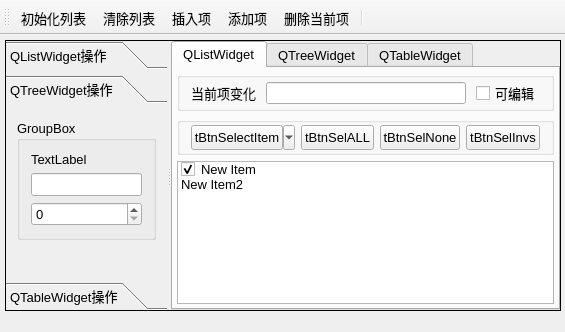
<?xml version="1.0" encoding="UTF-8"?>
<ui version="4.0">
 <class>MainWindow</class>
 <widget class="QMainWindow" name="MainWindow">
  <property name="geometry">
   <rect>
    <x>0</x>
    <y>0</y>
    <width>565</width>
    <height>332</height>
   </rect>
  </property>
  <property name="font">
   <font>
    <pointsize>10</pointsize>
   </font>
  </property>
  <property name="windowTitle">
   <string>QListWidget的使用</string>
  </property>
  <widget class="QWidget" name="centralWidget">
   <widget class="QSplitter" name="splitter">
    <property name="geometry">
     <rect>
      <x>5</x>
      <y>5</y>
      <width>556</width>
      <height>271</height>
     </rect>
    </property>
    <property name="frameShape">
     <enum>QFrame::Box</enum>
    </property>
    <property name="frameShadow">
     <enum>QFrame::Plain</enum>
    </property>
    <property name="lineWidth">
     <number>1</number>
    </property>
    <property name="midLineWidth">
     <number>3</number>
    </property>
    <property name="orientation">
     <enum>Qt::Horizontal</enum>
    </property>
    <property name="opaqueResize">
     <bool>true</bool>
    </property>
    <widget class="QToolBox" name="toolBox">
     <property name="minimumSize">
      <size>
       <width>150</width>
       <height>0</height>
      </size>
     </property>
     <property name="maximumSize">
      <size>
       <width>300</width>
       <height>16777215</height>
      </size>
     </property>
     <property name="currentIndex">
      <number>1</number>
     </property>
     <widget class="QWidget" name="page">
      <property name="geometry">
       <rect>
        <x>0</x>
        <y>0</y>
        <width>144</width>
        <height>181</height>
       </rect>
      </property>
      <attribute name="icon">
       <iconset>
        <normaloff>:/images/icons/410.bmp</normaloff>:/images/icons/410.bmp</iconset>
      </attribute>
      <attribute name="label">
       <string>QListWidget操作</string>
      </attribute>
      <layout class="QGridLayout" name="gridLayout">
       <item row="0" column="0">
        <widget class="QToolButton" name="tBtnListIni">
         <property name="minimumSize">
          <size>
           <width>120</width>
           <height>25</height>
          </size>
         </property>
         <property name="text">
          <string>tBtnListIni</string>
         </property>
         <property name="popupMode">
          <enum>QToolButton::DelayedPopup</enum>
         </property>
         <property name="toolButtonStyle">
          <enum>Qt::ToolButtonTextBesideIcon</enum>
         </property>
         <property name="autoRaise">
          <bool>false</bool>
         </property>
         <property name="arrowType">
          <enum>Qt::NoArrow</enum>
         </property>
        </widget>
       </item>
       <item row="1" column="0">
        <widget class="QToolButton" name="tBtnListClear">
         <property name="minimumSize">
          <size>
           <width>120</width>
           <height>25</height>
          </size>
         </property>
         <property name="text">
          <string>tBtnListClear</string>
         </property>
         <property name="toolButtonStyle">
          <enum>Qt::ToolButtonTextBesideIcon</enum>
         </property>
        </widget>
       </item>
       <item row="2" column="0">
        <widget class="QToolButton" name="tBtnListInsert">
         <property name="minimumSize">
          <size>
           <width>120</width>
           <height>25</height>
          </size>
         </property>
         <property name="text">
          <string>tBtnListInsert</string>
         </property>
         <property name="toolButtonStyle">
          <enum>Qt::ToolButtonTextBesideIcon</enum>
         </property>
        </widget>
       </item>
       <item row="3" column="0">
        <widget class="QToolButton" name="tBtnListAppend">
         <property name="minimumSize">
          <size>
           <width>120</width>
           <height>25</height>
          </size>
         </property>
         <property name="text">
          <string>tBtnListAppend</string>
         </property>
         <property name="toolButtonStyle">
          <enum>Qt::ToolButtonTextBesideIcon</enum>
         </property>
        </widget>
       </item>
       <item row="4" column="0">
        <widget class="QToolButton" name="tBtnListDelete">
         <property name="minimumSize">
          <size>
           <width>120</width>
           <height>25</height>
          </size>
         </property>
         <property name="text">
          <string>tBtnListDelete</string>
         </property>
         <property name="toolButtonStyle">
          <enum>Qt::ToolButtonTextBesideIcon</enum>
         </property>
        </widget>
       </item>
      </layout>
     </widget>
     <widget class="QWidget" name="page_2">
      <property name="geometry">
       <rect>
        <x>0</x>
        <y>0</y>
        <width>150</width>
        <height>167</height>
       </rect>
      </property>
      <attribute name="icon">
       <iconset>
        <normaloff>:/images/icons/408.bmp</normaloff>:/images/icons/408.bmp</iconset>
      </attribute>
      <attribute name="label">
       <string>QTreeWidget操作</string>
      </attribute>
      <layout class="QVBoxLayout" name="verticalLayout_4">
       <item>
        <widget class="QGroupBox" name="groupBox_4">
         <property name="title">
          <string>GroupBox</string>
         </property>
         <layout class="QVBoxLayout" name="verticalLayout_3">
          <item>
           <widget class="QLabel" name="label_2">
            <property name="text">
             <string>TextLabel</string>
            </property>
           </widget>
          </item>
          <item>
           <widget class="QLineEdit" name="lineEdit"/>
          </item>
          <item>
           <widget class="QSpinBox" name="spinBox"/>
          </item>
         </layout>
        </widget>
       </item>
       <item>
        <spacer name="verticalSpacer">
         <property name="orientation">
          <enum>Qt::Vertical</enum>
         </property>
         <property name="sizeHint" stdset="0">
          <size>
           <width>20</width>
           <height>119</height>
          </size>
         </property>
        </spacer>
       </item>
      </layout>
     </widget>
     <widget class="QWidget" name="page_3">
      <property name="geometry">
       <rect>
        <x>0</x>
        <y>0</y>
        <width>150</width>
        <height>167</height>
       </rect>
      </property>
      <attribute name="icon">
       <iconset>
        <normaloff>:/images/icons/412.bmp</normaloff>:/images/icons/412.bmp</iconset>
      </attribute>
      <attribute name="label">
       <string>QTableWidget操作</string>
      </attribute>
     </widget>
    </widget>
    <widget class="QTabWidget" name="tabWidget">
     <property name="tabPosition">
      <enum>QTabWidget::North</enum>
     </property>
     <property name="tabShape">
      <enum>QTabWidget::Rounded</enum>
     </property>
     <property name="currentIndex">
      <number>0</number>
     </property>
     <property name="elideMode">
      <enum>Qt::ElideLeft</enum>
     </property>
     <widget class="QWidget" name="tab_3">
      <attribute name="title">
       <string>QListWidget</string>
      </attribute>
      <layout class="QVBoxLayout" name="verticalLayout">
       <property name="leftMargin">
        <number>4</number>
       </property>
       <property name="topMargin">
        <number>4</number>
       </property>
       <property name="rightMargin">
        <number>4</number>
       </property>
       <property name="bottomMargin">
        <number>4</number>
       </property>
       <item>
        <widget class="QGroupBox" name="groupBox">
         <property name="title">
          <string/>
         </property>
         <layout class="QHBoxLayout" name="horizontalLayout">
          <property name="spacing">
           <number>10</number>
          </property>
          <property name="topMargin">
           <number>2</number>
          </property>
          <property name="bottomMargin">
           <number>2</number>
          </property>
          <item>
           <widget class="QLabel" name="label">
            <property name="text">
             <string>当前项变化</string>
            </property>
           </widget>
          </item>
          <item>
           <widget class="QLineEdit" name="editCutItemText">
            <property name="styleSheet">
             <string notr="true">color: rgb(0, 0, 255);</string>
            </property>
            <property name="clearButtonEnabled">
             <bool>false</bool>
            </property>
           </widget>
          </item>
          <item>
           <widget class="QCheckBox" name="chkBoxListEditable">
            <property name="text">
             <string>可编辑</string>
            </property>
           </widget>
          </item>
         </layout>
        </widget>
       </item>
       <item>
        <widget class="QGroupBox" name="groupBox_2">
         <property name="title">
          <string/>
         </property>
         <layout class="QHBoxLayout" name="horizontalLayout_2">
          <property name="topMargin">
           <number>2</number>
          </property>
          <property name="bottomMargin">
           <number>2</number>
          </property>
          <item>
           <widget class="QToolButton" name="tBtnSelectItem">
            <property name="minimumSize">
             <size>
              <width>100</width>
              <height>25</height>
             </size>
            </property>
            <property name="text">
             <string>tBtnSelectItem</string>
            </property>
            <property name="popupMode">
             <enum>QToolButton::MenuButtonPopup</enum>
            </property>
            <property name="toolButtonStyle">
             <enum>Qt::ToolButtonTextBesideIcon</enum>
            </property>
           </widget>
          </item>
          <item>
           <widget class="QToolButton" name="tBtnSelALL">
            <property name="minimumSize">
             <size>
              <width>70</width>
              <height>25</height>
             </size>
            </property>
            <property name="text">
             <string>tBtnSelALL</string>
            </property>
           </widget>
          </item>
          <item>
           <widget class="QToolButton" name="tBtnSelNone">
            <property name="minimumSize">
             <size>
              <width>70</width>
              <height>25</height>
             </size>
            </property>
            <property name="text">
             <string>tBtnSelNone</string>
            </property>
           </widget>
          </item>
          <item>
           <widget class="QToolButton" name="tBtnSelInvs">
            <property name="minimumSize">
             <size>
              <width>70</width>
              <height>25</height>
             </size>
            </property>
            <property name="text">
             <string>tBtnSelInvs</string>
            </property>
           </widget>
          </item>
         </layout>
        </widget>
       </item>
       <item>
        <widget class="QListWidget" name="listWidget">
         <property name="contextMenuPolicy">
          <enum>Qt::CustomContextMenu</enum>
         </property>
         <property name="layoutMode">
          <enum>QListView::SinglePass</enum>
         </property>
         <property name="viewMode">
          <enum>QListView::ListMode</enum>
         </property>
         <property name="selectionRectVisible">
          <bool>false</bool>
         </property>
         <item>
          <property name="text">
           <string>New Item</string>
          </property>
          <property name="checkState">
           <enum>Checked</enum>
          </property>
          <property name="icon">
           <iconset>
            <normaloff>:/images/icons/check2.ico</normaloff>:/images/icons/check2.ico</iconset>
          </property>
          <property name="flags">
           <set>ItemIsSelectable|ItemIsEditable|ItemIsDragEnabled|ItemIsUserCheckable|ItemIsEnabled</set>
          </property>
         </item>
         <item>
          <property name="text">
           <string>New Item2</string>
          </property>
          <property name="checkState">
           <enum>Unchecked</enum>
          </property>
          <property name="icon">
           <iconset>
            <normaloff>:/images/icons/check2.ico</normaloff>:/images/icons/check2.ico</iconset>
          </property>
          <property name="flags">
           <set>ItemIsSelectable|ItemIsEditable|ItemIsUserCheckable|ItemIsEnabled</set>
          </property>
         </item>
        </widget>
       </item>
      </layout>
     </widget>
     <widget class="QWidget" name="tab">
      <attribute name="title">
       <string>QTreeWidget</string>
      </attribute>
      <layout class="QVBoxLayout" name="verticalLayout_2">
       <item>
        <widget class="QGroupBox" name="groupBox_3">
         <property name="title">
          <string/>
         </property>
         <layout class="QHBoxLayout" name="horizontalLayout_3"/>
        </widget>
       </item>
      </layout>
     </widget>
     <widget class="QWidget" name="tab_2">
      <attribute name="title">
       <string>QTableWidget</string>
      </attribute>
     </widget>
    </widget>
   </widget>
  </widget>
  <widget class="QToolBar" name="mainToolBar">
   <property name="toolButtonStyle">
    <enum>Qt::ToolButtonTextUnderIcon</enum>
   </property>
   <attribute name="toolBarArea">
    <enum>TopToolBarArea</enum>
   </attribute>
   <attribute name="toolBarBreak">
    <bool>false</bool>
   </attribute>
   <addaction name="actListIni"/>
   <addaction name="actListClear"/>
   <addaction name="actListInsert"/>
   <addaction name="actListAppend"/>
   <addaction name="actListDelete"/>
   <addaction name="separator"/>
  </widget>
  <action name="actListIni">
   <property name="icon">
    <iconset>
     <normaloff>:/images/icons/128.bmp</normaloff>:/images/icons/128.bmp</iconset>
   </property>
   <property name="text">
    <string>初始化列表</string>
   </property>
   <property name="toolTip">
    <string>初始化列表</string>
   </property>
   <property name="shortcut">
    <string>Ctrl+I</string>
   </property>
  </action>
  <action name="actListClear">
   <property name="icon">
    <iconset>
     <normaloff>:/images/icons/delete1.bmp</normaloff>:/images/icons/delete1.bmp</iconset>
   </property>
   <property name="text">
    <string>清除列表</string>
   </property>
   <property name="toolTip">
    <string>清除列表</string>
   </property>
  </action>
  <action name="actListInsert">
   <property name="icon">
    <iconset>
     <normaloff>:/images/icons/424.bmp</normaloff>:/images/icons/424.bmp</iconset>
   </property>
   <property name="text">
    <string>插入项</string>
   </property>
   <property name="toolTip">
    <string>插入项</string>
   </property>
   <property name="shortcut">
    <string>Ctrl+S</string>
   </property>
  </action>
  <action name="actListAppend">
   <property name="icon">
    <iconset>
     <normaloff>:/images/icons/316.bmp</normaloff>:/images/icons/316.bmp</iconset>
   </property>
   <property name="text">
    <string>添加项</string>
   </property>
   <property name="toolTip">
    <string>添加项</string>
   </property>
   <property name="shortcut">
    <string>Ctrl+A</string>
   </property>
  </action>
  <action name="actListDelete">
   <property name="icon">
    <iconset>
     <normaloff>:/images/icons/324.bmp</normaloff>:/images/icons/324.bmp</iconset>
   </property>
   <property name="text">
    <string>删除当前项</string>
   </property>
   <property name="toolTip">
    <string>删除当前项</string>
   </property>
   <property name="shortcut">
    <string>Del</string>
   </property>
  </action>
  <action name="actSelALL">
   <property name="text">
    <string>全选</string>
   </property>
   <property name="toolTip">
    <string>全选</string>
   </property>
  </action>
  <action name="actSelNone">
   <property name="text">
    <string>全不选</string>
   </property>
   <property name="toolTip">
    <string>全不选</string>
   </property>
   <property name="menuRole">
    <enum>QAction::AboutRole</enum>
   </property>
  </action>
  <action name="actSelInvs">
   <property name="text">
    <string>反选</string>
   </property>
   <property name="toolTip">
    <string>反选</string>
   </property>
  </action>
  <action name="actQuit">
   <property name="icon">
    <iconset>
     <normaloff>:/images/icons/exit.bmp</normaloff>:/images/icons/exit.bmp</iconset>
   </property>
   <property name="text">
    <string>退出</string>
   </property>
   <property name="toolTip">
    <string>退出程序</string>
   </property>
  </action>
  <action name="actSelPopMenu">
   <property name="icon">
    <iconset>
     <normaloff>:/images/icons/124.bmp</normaloff>:/images/icons/124.bmp</iconset>
   </property>
   <property name="text">
    <string>项选择</string>
   </property>
   <property name="toolTip">
    <string>项选择</string>
   </property>
  </action>
 </widget>
 <layoutdefault spacing="6" margin="11"/>
 <resources/>
 <connections>
  <connection>
   <sender>actQuit</sender>
   <signal>triggered()</signal>
   <receiver>MainWindow</receiver>
   <slot>close()</slot>
   <hints>
    <hint type="sourcelabel">
     <x>-1</x>
     <y>-1</y>
    </hint>
    <hint type="destinationlabel">
     <x>336</x>
     <y>220</y>
    </hint>
   </hints>
  </connection>
  <connection>
   <sender>actSelPopMenu</sender>
   <signal>triggered()</signal>
   <receiver>actSelInvs</receiver>
   <slot>trigger()</slot>
   <hints>
    <hint type="sourcelabel">
     <x>-1</x>
     <y>-1</y>
    </hint>
    <hint type="destinationlabel">
     <x>-1</x>
     <y>-1</y>
    </hint>
   </hints>
  </connection>
 </connections>
</ui>
